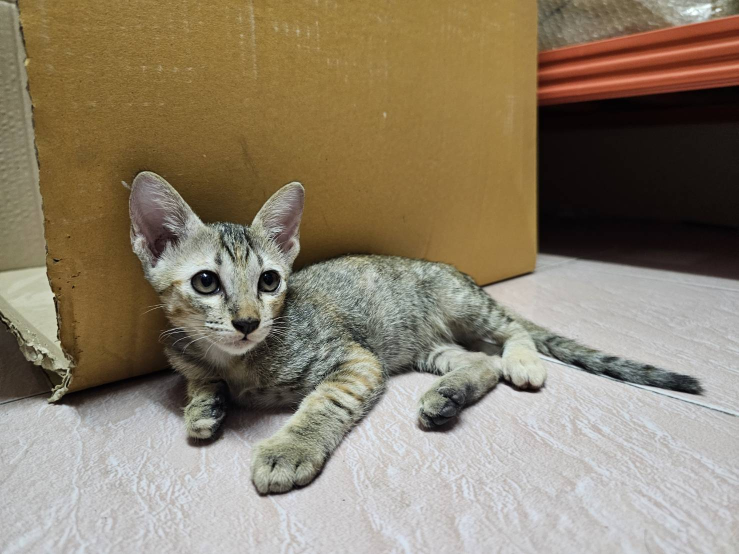
#> input picture Lab2/img/Miso.jpg, 1477 x 1108 px, found by its file name (shown at 1/2 size)
$ python test.py
#> lines starting #> are read from the running program, lines starting #| are printed output that depends on the picture
import cv2
import numpy as np
import matplotlib.pyplot as plt

img_1 = cv2.imread("./Lab2/img/Miso.jpg")
#> img_1 is the input picture: shape (1108, 1477, 3); mean B, G, R 107.9, 128.5, 140.9
image_resized = cv2.resize(img_1, (200, 200))
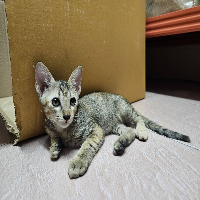
#> image_resized: shape (200, 200, 3); mean B, G, R 107.8, 128.4, 140.7

# Split the resized image into its color channels
b, g, r = cv2.split(image_resized)
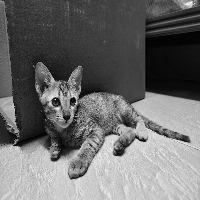
#> b: shape (200, 200); min 0, max 255, mean 107.8
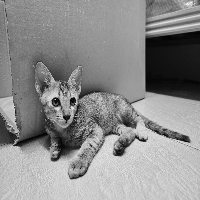
#> r: shape (200, 200); min 0, max 245, mean 140.7

# Apply histogram equalization to each color channel
equa_b = cv2.equalizeHist(b)
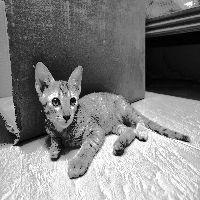
#> equa_b: shape (200, 200); min 0, max 255, mean 128.2
equa_g = cv2.equalizeHist(g)
equa_r = cv2.equalizeHist(r)
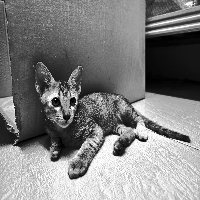
#> equa_r: shape (200, 200); min 0, max 255, mean 128.4

# Merge the equalized color channels back into an image
equa_colored = cv2.merge((equa_b, equa_g, equa_r))
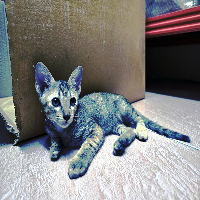
#> equa_colored: shape (200, 200, 3); mean B, G, R 128.2, 128.4, 128.4


plt.subplot(2, 2, 1)
plt.imshow(cv2.cvtColor(image_resized, cv2.COLOR_BGR2RGB))
plt.title("Resized")

plt.subplot(2, 2, 3)
plt.imshow(cv2.cvtColor(equa_colored, cv2.COLOR_BGR2RGB))
plt.title("Equalized")

plt.subplot(2, 2, 2)
colors = ('r', 'g', 'b')
for i, color in enumerate(colors):
    hist = cv2.calcHist([image_resized], [i], None, [256], [0, 256])
    plt.plot(hist, color=color)
    plt.xlim([0, 256])
plt.title("Original Histogram")

plt.subplot(2, 2, 4)
colors = ('r', 'g', 'b')
for i, color in enumerate(colors):
    hist = cv2.calcHist([equa_colored], [i], None, [256], [0, 256])
    plt.plot(hist, color=color)
    plt.xlim([0, 256])
plt.title("Equlized Histogram")


plt.tight_layout()
plt.show()
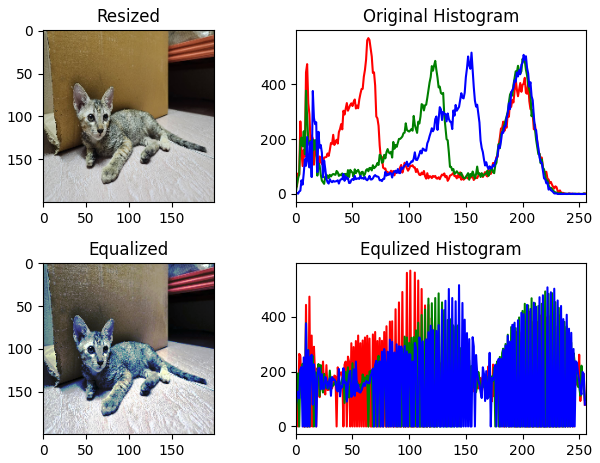
#> figure drawn by matplotlib, 4 panels; panel 3: curve peaks at x = 64, y = 569; panel 3: curve peaks at x = 200, y = 493; panel 3: curve peaks at x = 155, y = 516; panel 4: curve peaks at x = 101, y = 569

$ run again, with Lab2/img/Tea1.JPG copied over Lab2/img/Miso.jpg
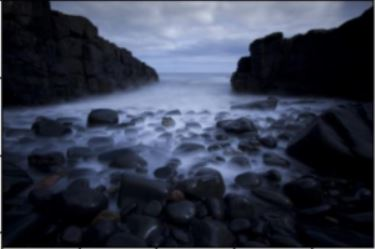
#> input picture Lab2/img/Tea1.JPG, 375 x 249 px, found by its file name
#> img_1 is the input picture: shape (249, 375, 3); mean B, G, R 72.8, 56.5, 50.8
#> `equa_colored = cv2.merge((equa_b, equa_g, equa_r))`:
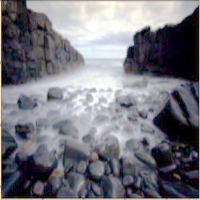
#> equa_colored: shape (200, 200, 3); mean B, G, R 125.6, 116.7, 117.1
#> `plt.show()`:
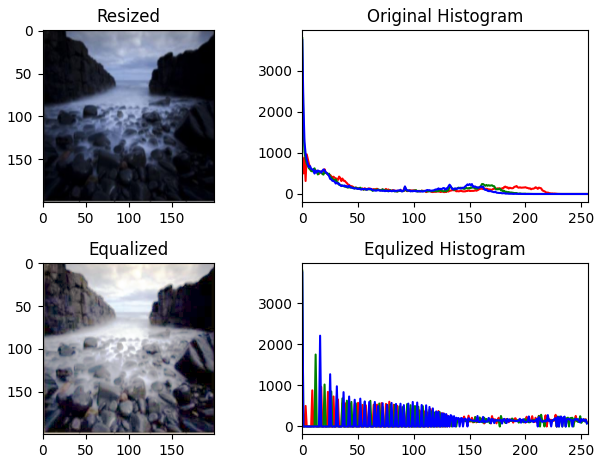
#> figure drawn by matplotlib, 4 panels; panel 3: curve peaks at x = 4, y = 967; panel 3: curve peaks at x = 0, y = 3800; panel 3: curve peaks at x = 0, y = 3756; panel 4: curve peaks at x = 17, y = 967

$ run again, with Lab2/img/Tea2.JPG copied over Lab2/img/Miso.jpg
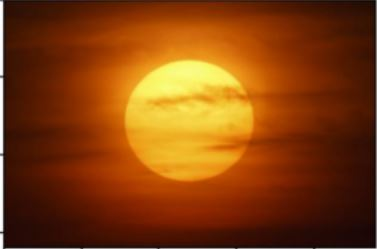
#> input picture Lab2/img/Tea2.JPG, 377 x 249 px, found by its file name
#> img_1 is the input picture: shape (249, 377, 3); mean B, G, R 12.9, 62.9, 130.4
#> `equa_colored = cv2.merge((equa_b, equa_g, equa_r))`:
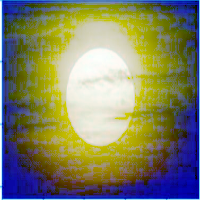
#> equa_colored: shape (200, 200, 3); mean B, G, R 99.9, 128.9, 128.1
#> `plt.show()`:
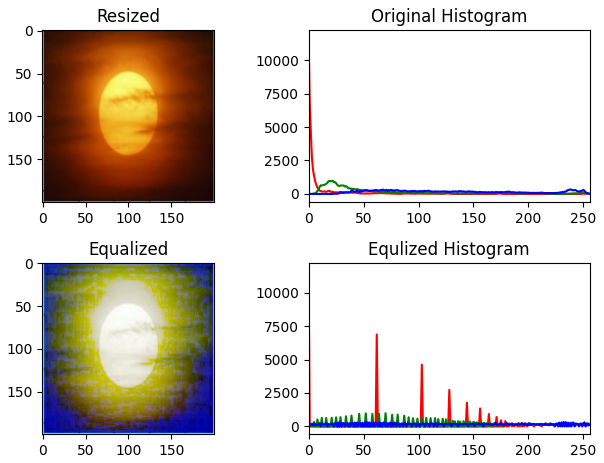
#> figure drawn by matplotlib, 4 panels; panel 3: curve peaks at x = 0, y = 11636; panel 3: curve peaks at x = 22, y = 991; panel 3: curve peaks at x = 238, y = 337; panel 4: curve peaks at x = 0, y = 11636

$ run again, with Lab2/img/Temp1.jpg copied over Lab2/img/Miso.jpg
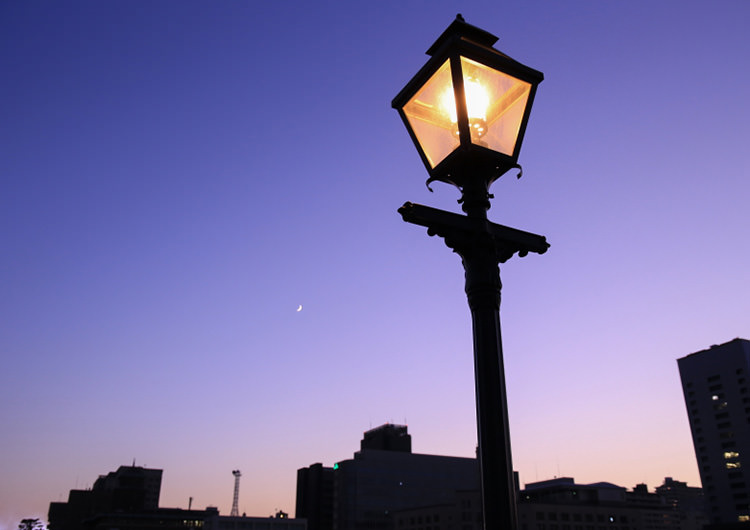
#> input picture Lab2/img/Temp1.jpg, 750 x 530 px, found by its file name
#> img_1 is the input picture: shape (530, 750, 3); mean B, G, R 164.9, 112.4, 118.1
#> `plt.show()`:
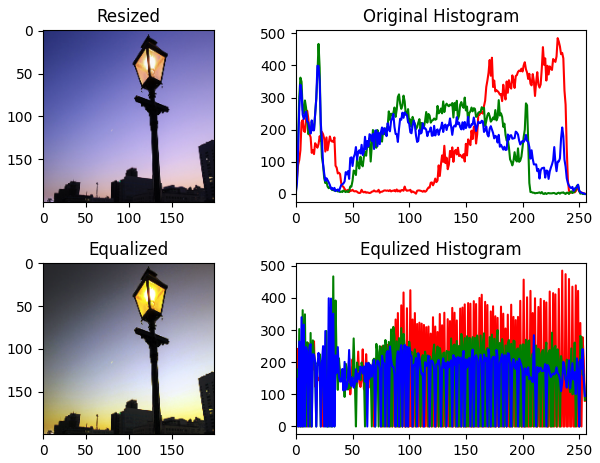
#> figure drawn by matplotlib, 4 panels; panel 3: curve peaks at x = 231, y = 485; panel 3: curve peaks at x = 20, y = 467; panel 3: curve peaks at x = 19, y = 399; panel 4: curve peaks at x = 235, y = 485
